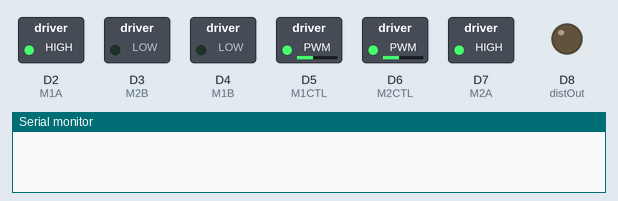
Recording of a sketch running on a simulated Arduino MKR. On the bench: switched loads named in the sketch (green lamp = pin HIGH), output pins drawn as LEDs (lit = HIGH), the last lines printed to the serial monitor. WiFi joins after 1.5 s; servers stay silent unless stated.

Above: at 0.1 s.
At 1.1 s:
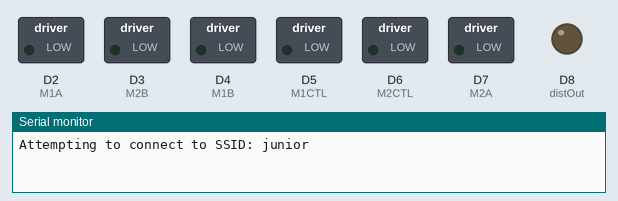
Timing chart, 0 to 2.6 s (numbered marks = the images above):
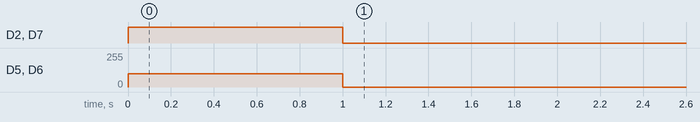

The sketch:

challenge3.ino
```cpp
/*

  WiFi UDP Send and Receive String

 This sketch wait an UDP packet on localPort using the WiFi module.

 When a packet is received an Acknowledge packet is sent to the client on port remotePort

 created 30 December 2012

 by dlf (Metodo2 srl)

 */

#define M1CTL 5
#define M1A 2
#define M1B 4

#define M2CTL 6
#define M2A 7
#define M2B 3

#define distIn A4
#define distOut 8


//color sensor
#define B_col 13
#define R_col 12
#define col A5

#define light_thresh 100

struct color {int val; int mag;};

#include <SPI.h>
#include <WiFiNINA.h>
#include <WiFiUdp.h>

int status = WL_IDLE_STATUS;

int p = 100;

#include "arduino_secrets.h"
///////please enter your sensitive data in the Secret tab/arduino_secrets.h
char ssid[] = SECRET_SSID;        // your network SSID (name)
char pass[] = SECRET_PASS;    // your network password (use for WPA, or use as key for WEP)
int keyIndex = 0;            // your network key Index number (needed only for WEP)

unsigned int localPort = 2390;      // local port to listen on

char packetBuffer[256]; //buffer to hold incoming packet
char  ReplyBuffer[] = "acknowledged";       // a string to send back

WiFiUDP Udp;

void setup() {
  pinSetup();

  forward(100);
  delay(1000);
  stop();

  //Initialize serial and wait for port to open:

  Serial.begin(9600);

  while (!Serial) {

    ; // wait for serial port to connect. Needed for native USB port only

  }

  // check for the WiFi module:

  if (WiFi.status() == WL_NO_MODULE) {

    Serial.println("Communication with WiFi module failed!");

    // don't continue

    while (true);

  }

  String fv = WiFi.firmwareVersion();

  if (fv < WIFI_FIRMWARE_LATEST_VERSION) {

    Serial.println("Please upgrade the firmware");

  }

  // attempt to connect to Wifi network:

  while (status != WL_CONNECTED) {

    Serial.print("Attempting to connect to SSID: ");

    Serial.println(ssid);

    // Connect to WPA/WPA2 network. Change this line if using open or WEP network:

    status = WiFi.begin(ssid, pass);

    // wait 10 seconds for connection:

    delay(10000);

  }

  Serial.println("Connected to wifi");

  printWifiStatus();

  Serial.println("\nStarting connection to server...");

  // if you get a connection, report back via serial:

  Udp.begin(localPort);
}

void loop() {

  // if there's data available, read a packet

  int packetSize = Udp.parsePacket();

  if (packetSize) {

    //Serial.print("Received packet of size ");

    //Serial.println(packetSize);

    //Serial.print("From ");

    // IPAddress remoteIp = Udp.remoteIP();

    // Serial.print(remoteIp);

    // Serial.print(", port ");

    // Serial.println(Udp.remotePort());

    // read the packet into packetBufffer

    int len = Udp.read(packetBuffer, 255);

    if (len > 0) {

      packetBuffer[len] = 0;

    }

    Serial.println("Contents:");

    Serial.println(packetBuffer);

    //sendCommand(packetBuffer);
    if (String(packetBuffer) == "A") {
      Serial.println("forward");
      forward(p);
    }
    else if (String(packetBuffer) == "R") {
      Serial.println("left");
      turn_L(p);
    }
    else if (String(packetBuffer) == "L") {
      Serial.println("right");
      turn_R(p);
    }
    else if (String(packetBuffer) == "B") {
      Serial.println("backward");
      backward(p);
    }
    else if (String(packetBuffer) == "E") {
      Serial.println("stop");
      stop();
    }
    else {
      p = int(packetBuffer);
      Serial.print("Changing speed: ");
      Serial.println(p);
    }

    // send a reply, to the IP address and port that sent us the packet we received
    Udp.beginPacket(Udp.remoteIP(), Udp.remotePort());
    Udp.write(ReplyBuffer);
    Udp.endPacket();

  }
}

void pinSetup() {
  pinMode(distOut, OUTPUT);
  pinMode(12, OUTPUT);
  pinMode(13, OUTPUT);
  pinMode(B_col, OUTPUT);
  pinMode(R_col, OUTPUT);

  pinMode(M1A, OUTPUT);
  pinMode(M1B, OUTPUT);
  pinMode(M1CTL, OUTPUT);
  pinMode(M2A, OUTPUT);
  pinMode(M2B, OUTPUT);
  pinMode(M2CTL, OUTPUT);
  digitalWrite(M1CTL, LOW);
  digitalWrite(M1A, LOW);
  digitalWrite(M1B, LOW);
  digitalWrite(M2CTL, LOW);
  digitalWrite(M2A, LOW);
  digitalWrite(M2B, LOW);

  digitalWrite(13, LOW);
}

void forward(int p) {
  // Set forward direction
  digitalWrite(M1B, LOW);
  digitalWrite(M1A, HIGH);
  digitalWrite(M2B, LOW);
  digitalWrite(M2A, HIGH);

  // Turn motor on
  analogWrite(M1CTL, p);
  analogWrite(M2CTL, p);
}

void backward(int p) {
  // Set backward direction
  digitalWrite(M1A, LOW);
  digitalWrite(M1B, HIGH);
  digitalWrite(M2A, LOW);
  digitalWrite(M2B, HIGH);

  // Turn motor on
  analogWrite(M1CTL, p);
  analogWrite(M2CTL, p);
}

void turn_L(int p) {
   // Set backward direction
  digitalWrite(M1B, LOW);
  digitalWrite(M1A, HIGH);
  digitalWrite(M2A, LOW);
  digitalWrite(M2B, HIGH);

  analogWrite(M1CTL, p);
  analogWrite(M2CTL, p);
}

void turn_R(int p) {
   // Set backward direction
  digitalWrite(M1A, LOW);
  digitalWrite(M1B, HIGH);
  digitalWrite(M2B, LOW);
  digitalWrite(M2A, HIGH);

  analogWrite(M1CTL, p);
  analogWrite(M2CTL, p);
}

void stop() {
  digitalWrite(M1A, LOW);
  digitalWrite(M1B, LOW);
  digitalWrite(M2B, LOW);
  digitalWrite(M2A, LOW);

  digitalWrite(M1CTL, 0);
  digitalWrite(M2CTL, 0);
}

void printWifiStatus() {

  // print the SSID of the network you're attached to:

  Serial.print("SSID: ");

  Serial.println(WiFi.SSID());

  // print your board's IP address:

  IPAddress ip = WiFi.localIP();

  Serial.print("IP Address: ");

  Serial.println(ip);

  // print the received signal strength:

  long rssi = WiFi.RSSI();

  Serial.print("signal strength (RSSI):");

  Serial.print(rssi);

  Serial.println(" dBm");
}
```

arduino_secrets.h
```cpp
#define SECRET_SSID "junior"
#define SECRET_PASS "designdesign"
```
